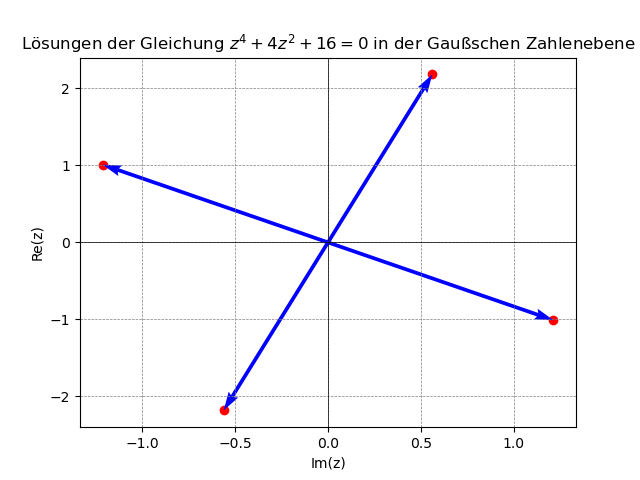

Python code for this plot:
import numpy as np
import matplotlib.pyplot as plt

# Koeffizienten der quadratischen Gleichung
a = 1
b = 4
c = 16

# Diskriminante berechnen
D = b**2 - 4*a*c

# Lösungen der quadratischen Gleichung
u1 = (-b + np.sqrt(D * 1j)) / (2*a)
u2 = (-b - np.sqrt(D * 1j)) / (2*a)

# Rücksubstitution
z1 = np.sqrt(u1)
z2 = -np.sqrt(u1)
z3 = np.sqrt(u2)
z4 = -np.sqrt(u2)

# Lösungen ausgeben
print("Z1: ", z1)
print("Z2: ", z2)
print("Z3: ", z3)
print("Z4: ", z4)

# Lösungen in der Gaußschen Zahlenebene plotten
solutions = [z1, z2, z3, z4]

plt.figure()
plt.axhline(0, color='black', linewidth=0.5)
plt.axvline(0, color='black', linewidth=0.5)
plt.grid(color='gray', linestyle='--', linewidth=0.5)
plt.scatter([z.real for z in solutions], [z.imag for z in solutions], color='red')
for z in solutions:
    plt.quiver(0, 0, z.real, z.imag, angles='xy', scale_units='xy', scale=1, color='blue')
plt.ylabel('Re(z)')
plt.xlabel('Im(z)')
plt.title('Lösungen der Gleichung $z^4 + 4z^2 + 16 = 0$ in der Gaußschen Zahlenebene')
plt.show()
